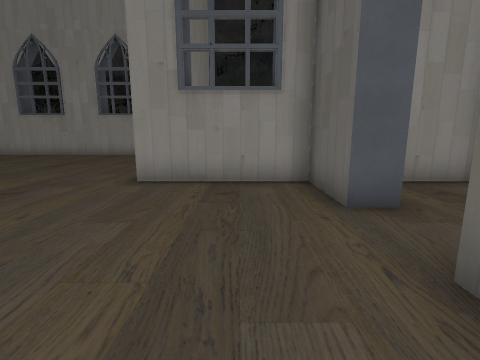
View 1 (above)

14 first-person views from a walk through a 3-D level made in the Godot game engine. The camera is 1.4 m above the floor, tilts 10° down and sees 85° across. The floor is counted in squares, 1.29 m on a side. Each view is taken from the middle of a square. On the plan, view 1 faces up. The plan holds only what a view shows up to about 12 squares ahead; the rest is blank. The place goes on beyond the plan. Some surface patterns are stand-ins.

View 2
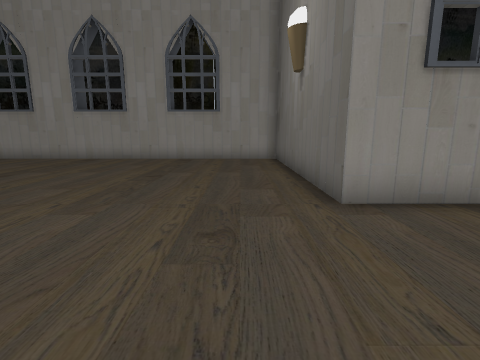

View 3
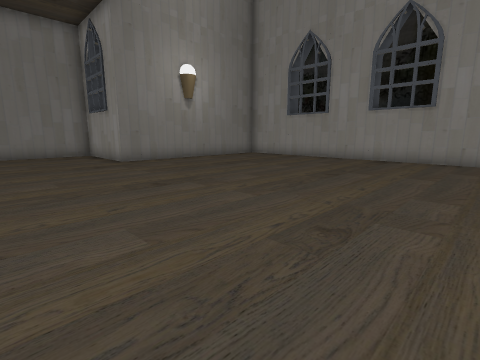

View 4
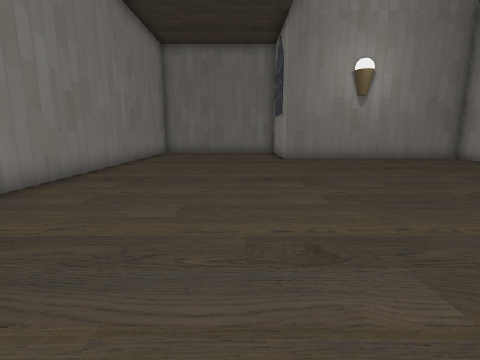

View 5
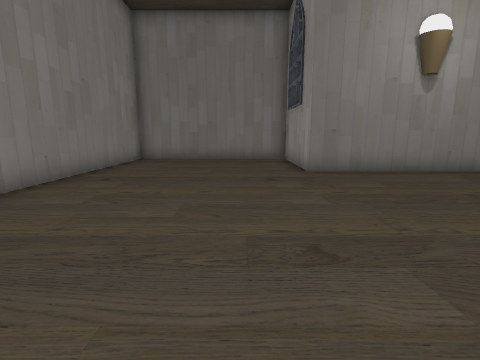

View 6
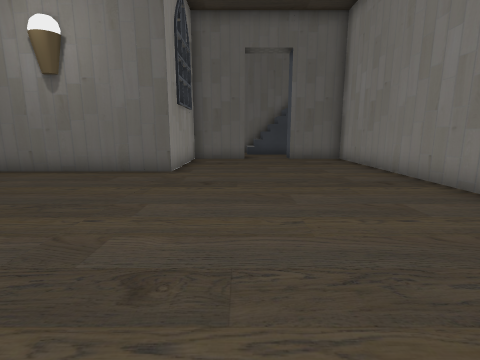

View 7
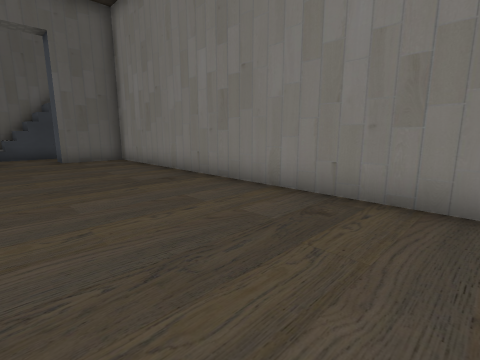

View 8
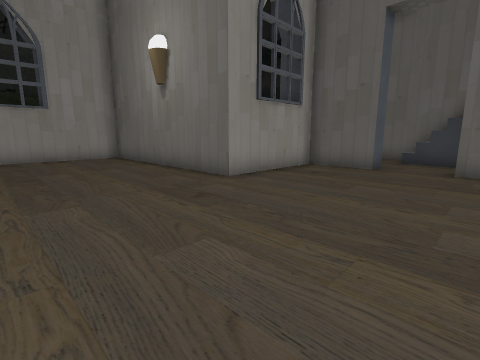

View 9
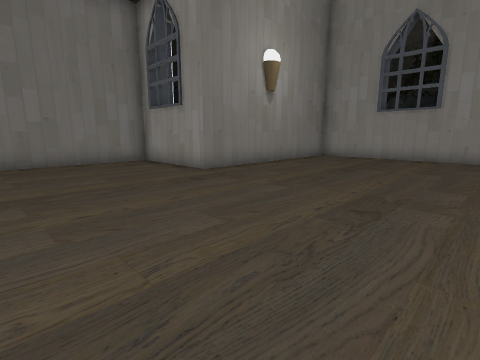

View 10
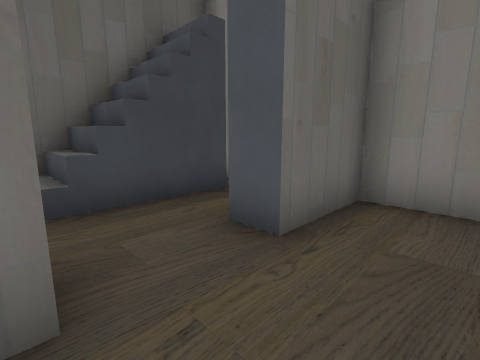

View 11
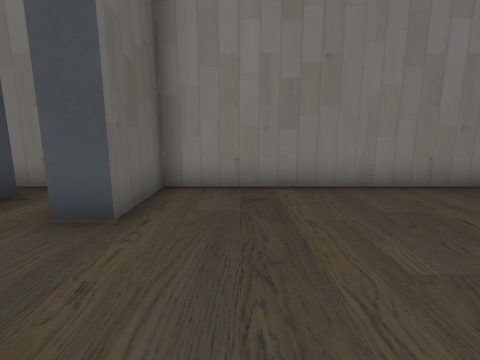

View 12
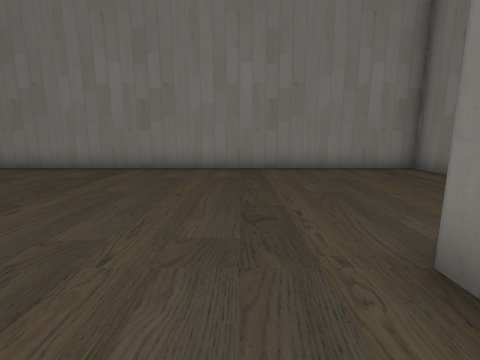

View 13
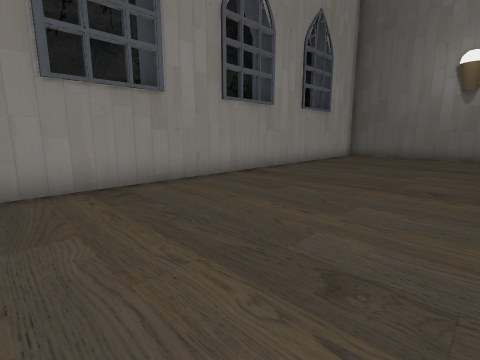

View 14
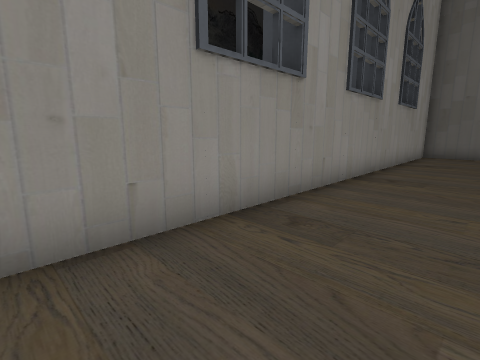

### Floor plan
Ten units are one square. View 1 is at (0, 0); x grows to the right and y downward. Boxes are objects, and circles mark ways between rooms. Rooms are numbered by the first view taken in them; rooms with no view inside come last. Other rooms are left out.
<svg viewBox="-221 -141 282 150">
<path fill="none" stroke="#000" d="M25 -38 16 -38 16 -60 -24 -60 -24 -136 -176 -136 -176 -60 -216 -60 -216 4 16 4 16 -18 25 -18M56 -4 56 -47M54 -60 37 -60M40 4 50 4M39 -8 45 -8"/>
<circle cx="20" cy="-25" r="3" fill="#2a7"/>
<text x="-100" y="-60">1</text>
<text x="40" y="-30">2</text>
</svg>
Room 1 opens to room 2.

Where each view was taken, in squares from view 1:
view 1: 0 up, 0 right, facing up
view 2: 2 up, 4 left, facing up
view 3: 2 up, 7 left, facing up-left
view 4: 4 up, 6 left, facing left
view 5: 4 up, 10 left, facing left
view 6: 4 up, 10 left, facing right
view 7: 4 up, 10 left, facing down-right
view 8: 1 up, 7 left, facing up-right
view 9: 1 up, 11 left, facing up-left
view 10: 4 up, 0 right, facing down-right
view 11: 5 up, 0 right, facing down
view 12: 8 up, 16 left, facing down
view 13: 8 up, 16 left, facing up-right
view 14: 11 up, 17 left, facing up-right
